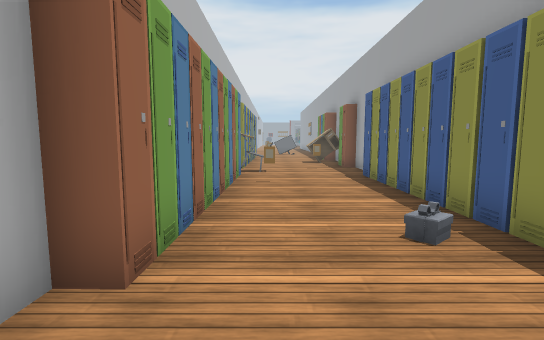
view 1 (above)

17 first-person views from a walk through a Unity game level. The camera is 1.2 m above the floor, tilts 6° down and sees 85° across. Doors are open. The floor is counted in squares, 1 m on a side. Each view is taken from the middle of a square. On the plan, view 1 faces up. The plan holds only what a view shows up to about 13 squares ahead; the rest is blank. The place goes on beyond the plan. Some animated figures are not drawn. Some surface patterns are stand-ins.

view 2
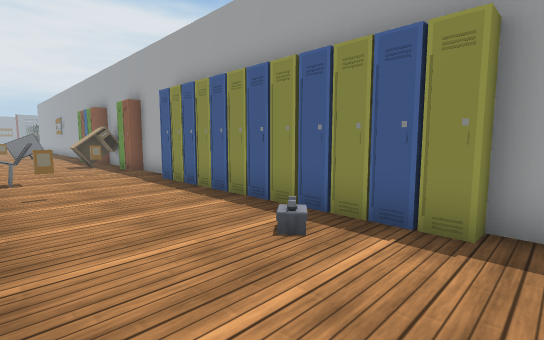

view 3
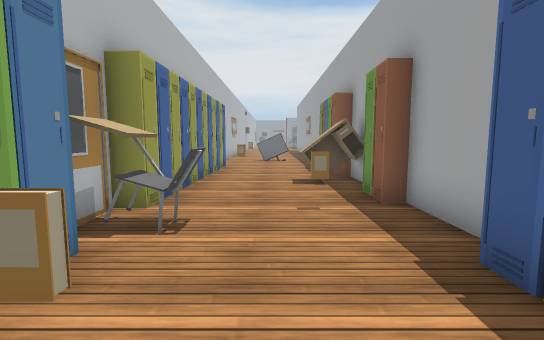

view 4
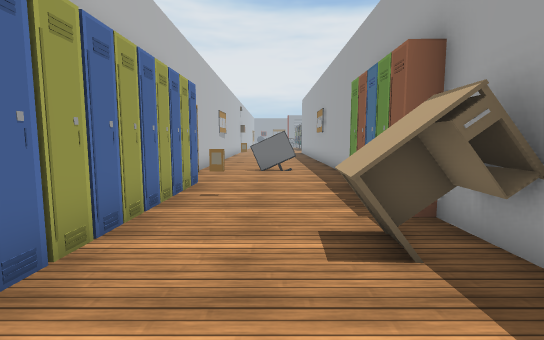

view 5
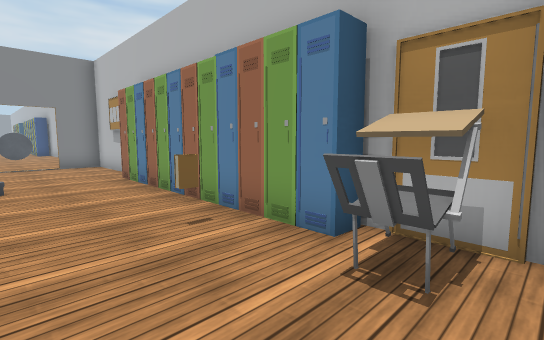

view 6
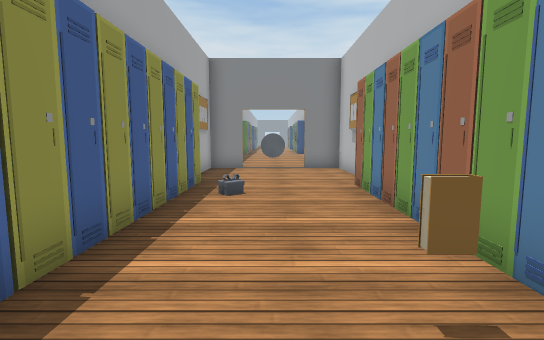

view 7
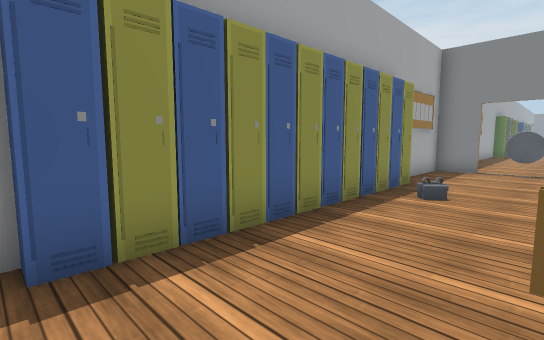

view 8
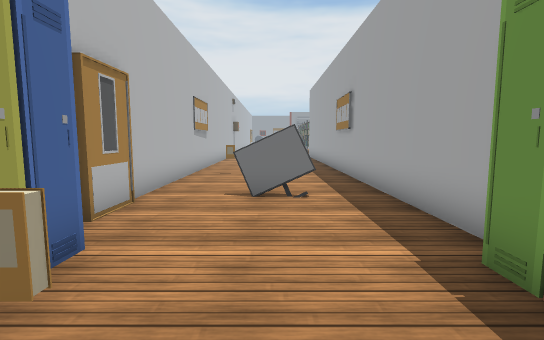

view 9
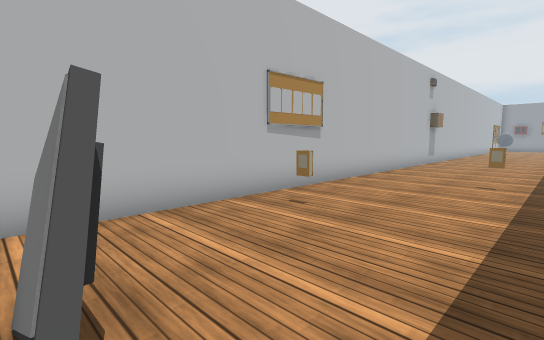

view 10
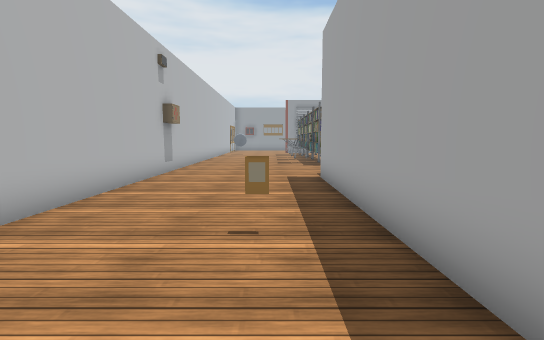

view 11
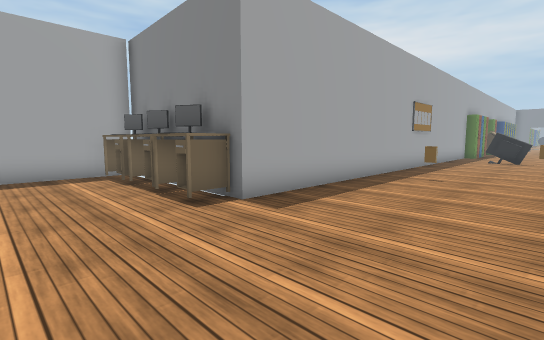

view 12
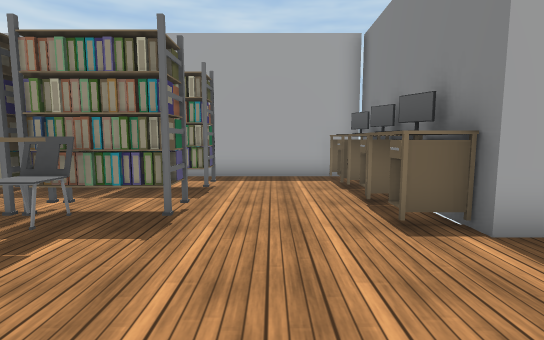

view 13
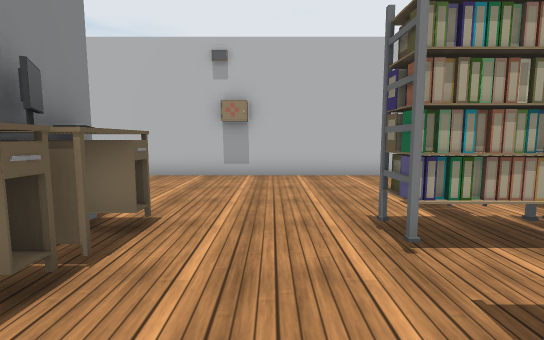

view 14
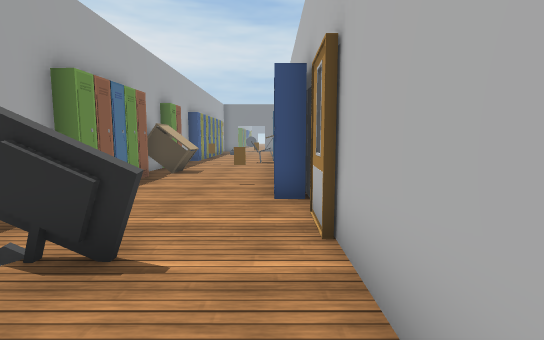

view 15
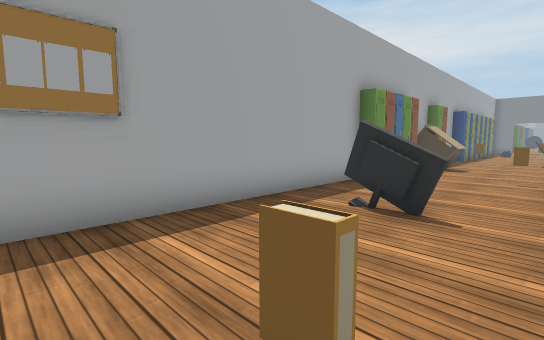

view 16
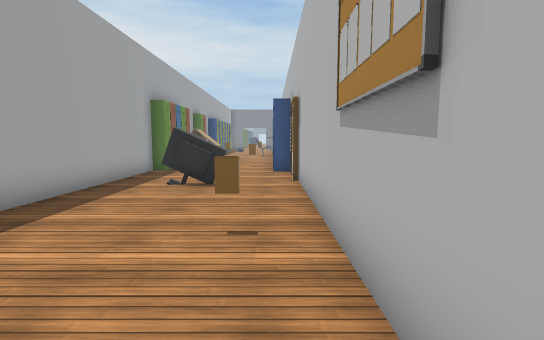

view 17
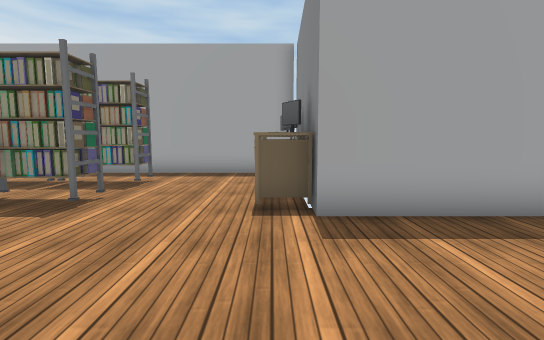

### Floor plan
Points are (right, up) in squares from view 1. A wall is a line through its corners. A room is listed if a view was taken in it or the views show most of it. See-through windows are left out.
Room 1 (views 1, 2, 3, 4, 5, 6, 7, 8)
walls: (3.5, 9.8) (3.5, 12.5); (-1.8, 12.1) (-1.8, 10); (3.5, 14.1) (3.5, 16.5); (-1.8, 2.4) (-1.8, 1.8); (-1.8, 0.8) (-1.8, -2.2) (-0.2, -2.2); (3.5, 19.8) (3.5, 22.6); (2.1, -2.2) (3.5, -2.2) (3.5, 1.5); (-1.8, 22.4) (-1.8, 18.4); (2, 23.1) (0.1, 23.3)
ways out: opening at (-1, 23) to room 2; opening at (2.5, 23) to room 2
objects: other object (-1, 3); other object (-1, 4); other object (-1, 5); other object (-1, 6); other object (-1, 7); other object (-1, 8); other object (-1, 9); other object (-1, 10); other object (-1, 11) to (0, 11); other object (-1, 12); other object (-1, 13); other object (-1, 14); other object (-1, 15); other object (-1, 16); other object (-1, 17); other object (-1, 18); other object (-1, 19); other object (-1, 20); other object (1, -2); other object (2, 4); other object (2, 15) to (3, 16); other object (3, 2) to (4, 2); other object (3, 3); other object (3, 4); other object (3, 5); other object (3, 6); other object (3, 7); other object (3, 8); other object (3, 9); other object (3, 10); other object (3, 13); other object (3, 14); other object (3, 16) to (3, 17); other object (3, 18); other object (3, 19); other object (3, 20)
Room 2 (views 9, 10, 11, 12, 13, 14, 15, 16, 17)
walls: (-1.8, 43.5) (-1.8, 22.4); (0.1, 23.5) (2, 23.3); (3.5, 22.6) (3.5, 37.3) (9.5, 37.1) (9.5, 42.6)
low walls: (0.3, 23.3) (2, 23.1)
ways out: opening at (-1, 23) to room 1; opening at (2.5, 23) to room 1
objects: other object (3, 43); other object (4, 38); other object (4, 42); other object (4, 43); other object (5, 38); other object (5, 42); other object (6, 38); other object (7, 38); other object (7, 42); other object (8, 38); other object (9, 38)

Positions as (right, up) in squares from view 1, and headings:
1: (0, 0), facing up
2: (-1, 1), facing up-right
3: (1, 7), facing up
4: (1, 12), facing up
5: (2, 12), facing down-left
6: (1, 10), facing down
7: (0, 10), facing down-right
8: (1, 17), facing up
9: (3, 23), facing up-left
10: (2, 28), facing up
11: (-1, 41), facing down-right
12: (0, 40), facing right
13: (8, 40), facing left
14: (-1, 26), facing down
15: (-1, 28), facing down-right
16: (-1, 31), facing down
17: (-1, 38), facing right
